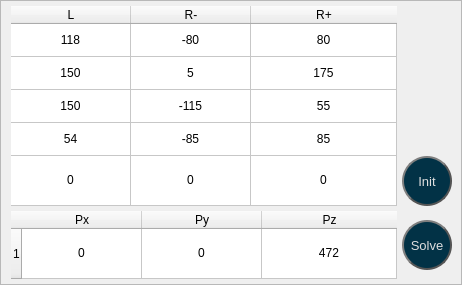
                      <widget class="QFrame" name="frame_ik_input">
                       <property name="minimumSize">
                        <size>
                         <width>462</width>
                         <height>285</height>
                        </size>
                       </property>
                       <property name="frameShape">
                        <enum>QFrame::StyledPanel</enum>
                       </property>
                       <property name="frameShadow">
                        <enum>QFrame::Raised</enum>
                       </property>
                       <layout class="QGridLayout" name="gridLayout_6">
                        <property name="leftMargin">
                         <number>5</number>
                        </property>
                        <property name="topMargin">
                         <number>5</number>
                        </property>
                        <property name="rightMargin">
                         <number>5</number>
                        </property>
                        <property name="bottomMargin">
                         <number>5</number>
                        </property>
                        <property name="spacing">
                         <number>5</number>
                        </property>
                        <item row="4" column="2">
                         <widget class="QPushButton" name="btn_ik_solve">
                          <property name="sizePolicy">
                           <sizepolicy hsizetype="Preferred" vsizetype="Preferred">
                            <horstretch>0</horstretch>
                            <verstretch>0</verstretch>
                           </sizepolicy>
                          </property>
                          <property name="minimumSize">
                           <size>
                            <width>50</width>
                            <height>50</height>
                           </size>
                          </property>
                          <property name="maximumSize">
                           <size>
                            <width>50</width>
                            <height>50</height>
                           </size>
                          </property>
                          <property name="sizeIncrement">
                           <size>
                            <width>10</width>
                            <height>10</height>
                           </size>
                          </property>
                          <property name="baseSize">
                           <size>
                            <width>100</width>
                            <height>100</height>
                           </size>
                          </property>
                          <property name="font">
                           <font>
                            <family>Segoe UI</family>
                            <pointsize>10</pointsize>
                           </font>
                          </property>
                          <property name="layoutDirection">
                           <enum>Qt::LeftToRight</enum>
                          </property>
                          <property name="styleSheet">
                           <string notr="true">QPushButton {	
	color: rgb(222, 222, 222);
    border: 2px solid #555;
    border-radius: 25px;
    border-style: outset;
	background-color: rgb(2, 50, 70);
    padding: 5px;
}
QPushButton:hover {
background-color: rgb(40, 112, 148);
}
QPushButton:pressed {	
	background-color: rgb(85, 170, 255);
}</string>
                          </property>
                          <property name="text">
                           <string>Solve</string>
                          </property>
                         </widget>
                        </item>
                        <item row="4" column="3">
                         <spacer name="horizontalSpacer_12">
                          <property name="orientation">
                           <enum>Qt::Horizontal</enum>
                          </property>
                          <property name="sizeHint" stdset="0">
                           <size>
                            <width>0</width>
                            <height>0</height>
                           </size>
                          </property>
                         </spacer>
                        </item>
                        <item row="0" column="0">
                         <spacer name="horizontalSpacer_16">
                          <property name="orientation">
                           <enum>Qt::Horizontal</enum>
                          </property>
                          <property name="sizeHint" stdset="0">
                           <size>
                            <width>0</width>
                            <height>20</height>
                           </size>
                          </property>
                         </spacer>
                        </item>
                        <item row="0" column="1" rowspan="3">
                         <widget class="QTableWidget" name="tableWidget_ik_input">
                          <property name="sizePolicy">
                           <sizepolicy hsizetype="MinimumExpanding" vsizetype="Preferred">
                            <horstretch>0</horstretch>
                            <verstretch>0</verstretch>
                           </sizepolicy>
                          </property>
                          <property name="minimumSize">
                           <size>
                            <width>386</width>
                            <height>196</height>
                           </size>
                          </property>
                          <property name="maximumSize">
                           <size>
                            <width>900</width>
                            <height>16777215</height>
                           </size>
                          </property>
                          <property name="inputMethodHints">
                           <set>Qt::ImhDigitsOnly|Qt::ImhPreferNumbers</set>
                          </property>
                          <property name="frameShape">
                           <enum>QFrame::NoFrame</enum>
                          </property>
                          <property name="verticalScrollBarPolicy">
                           <enum>Qt::ScrollBarAlwaysOff</enum>
                          </property>
                          <property name="horizontalScrollBarPolicy">
                           <enum>Qt::ScrollBarAlwaysOff</enum>
                          </property>
                          <property name="sizeAdjustPolicy">
                           <enum>QAbstractScrollArea::AdjustToContents</enum>
                          </property>
                          <property name="selectionMode">
                           <enum>QAbstractItemView::ExtendedSelection</enum>
                          </property>
                          <property name="showGrid">
                           <bool>true</bool>
                          </property>
                          <attribute name="horizontalHeaderCascadingSectionResizes">
                           <bool>true</bool>
                          </attribute>
                          <attribute name="horizontalHeaderDefaultSectionSize">
                           <number>120</number>
                          </attribute>
                          <attribute name="horizontalHeaderMinimumSectionSize">
                           <number>50</number>
                          </attribute>
                          <attribute name="horizontalHeaderShowSortIndicator" stdset="0">
                           <bool>true</bool>
                          </attribute>
                          <attribute name="horizontalHeaderStretchLastSection">
                           <bool>true</bool>
                          </attribute>
                          <attribute name="verticalHeaderVisible">
                           <bool>false</bool>
                          </attribute>
                          <attribute name="verticalHeaderCascadingSectionResizes">
                           <bool>true</bool>
                          </attribute>
                          <attribute name="verticalHeaderDefaultSectionSize">
                           <number>33</number>
                          </attribute>
                          <attribute name="verticalHeaderHighlightSections">
                           <bool>true</bool>
                          </attribute>
                          <attribute name="verticalHeaderMinimumSectionSize">
                           <number>30</number>
                          </attribute>
                          <attribute name="verticalHeaderShowSortIndicator" stdset="0">
                           <bool>true</bool>
                          </attribute>
                          <attribute name="verticalHeaderStretchLastSection">
                           <bool>true</bool>
                          </attribute>
                          <row>
                           <property name="text">
                            <string>L1</string>
                           </property>
                          </row>
                          <row>
                           <property name="text">
                            <string>L2</string>
                           </property>
                          </row>
                          <row>
                           <property name="text">
                            <string>L3</string>
                           </property>
                          </row>
                          <row>
                           <property name="text">
                            <string>L4</string>
                           </property>
                          </row>
                          <row>
                           <property name="text">
                            <string>L5</string>
                           </property>
                          </row>
                          <column>
                           <property name="text">
                            <string>L</string>
                           </property>
                          </column>
                          <column>
                           <property name="text">
                            <string>R-</string>
                           </property>
                          </column>
                          <column>
                           <property name="text">
                            <string>R+</string>
                           </property>
                          </column>
                          <item row="0" column="0">
                           <property name="text">
                            <string>118</string>
                           </property>
                           <property name="textAlignment">
                            <set>AlignCenter</set>
                           </property>
                          </item>
                          <item row="0" column="1">
                           <property name="text">
                            <string>-80</string>
                           </property>
                           <property name="textAlignment">
                            <set>AlignCenter</set>
                           </property>
                          </item>
                          <item row="0" column="2">
                           <property name="text">
                            <string>80</string>
                           </property>
                           <property name="textAlignment">
                            <set>AlignCenter</set>
                           </property>
                          </item>
                          <item row="1" column="0">
                           <property name="text">
                            <string>150</string>
                           </property>
                           <property name="textAlignment">
                            <set>AlignCenter</set>
                           </property>
                          </item>
                          <item row="1" column="1">
                           <property name="text">
                            <string>5</string>
                           </property>
                           <property name="textAlignment">
                            <set>AlignCenter</set>
                           </property>
                          </item>
                          <item row="1" column="2">
                           <property name="text">
                            <string>175</string>
                           </property>
                           <property name="textAlignment">
                            <set>AlignCenter</set>
                           </property>
                          </item>
                          <item row="2" column="0">
                           <property name="text">
                            <string>150</string>
                           </property>
                           <property name="textAlignment">
                            <set>AlignCenter</set>
                           </property>
                          </item>
                          <item row="2" column="1">
                           <property name="text">
                            <string>-115</string>
                           </property>
                           <property name="textAlignment">
                            <set>AlignCenter</set>
                           </property>
                          </item>
                          <item row="2" column="2">
                           <property name="text">
                            <string>55</string>
                           </property>
                           <property name="textAlignment">
                            <set>AlignCenter</set>
                           </property>
                          </item>
                          <item row="3" column="0">
                           <property name="text">
                            <string>54</string>
                           </property>
                           <property name="textAlignment">
                            <set>AlignCenter</set>
                           </property>
                          </item>
                          <item row="3" column="1">
                           <property name="text">
                            <string>-85</string>
                           </property>
                           <property name="textAlignment">
                            <set>AlignCenter</set>
                           </property>
                          </item>
                          <item row="3" column="2">
                           <property name="text">
                            <string>85</string>
                           </property>
                           <property name="textAlignment">
                            <set>AlignCenter</set>
                           </property>
                          </item>
                          <item row="4" column="0">
                           <property name="text">
                            <string>0</string>
                           </property>
                           <property name="textAlignment">
                            <set>AlignCenter</set>
                           </property>
                          </item>
                          <item row="4" column="1">
                           <property name="text">
                            <string>0</string>
                           </property>
                           <property name="textAlignment">
                            <set>AlignCenter</set>
                           </property>
                          </item>
                          <item row="4" column="2">
                           <property name="text">
                            <string>0</string>
                           </property>
                           <property name="textAlignment">
                            <set>AlignCenter</set>
                           </property>
                          </item>
                         </widget>
                        </item>
                        <item row="2" column="2">
                         <widget class="QPushButton" name="btn_ik_init">
                          <property name="sizePolicy">
                           <sizepolicy hsizetype="Preferred" vsizetype="Preferred">
                            <horstretch>0</horstretch>
                            <verstretch>0</verstretch>
                           </sizepolicy>
                          </property>
                          <property name="minimumSize">
                           <size>
                            <width>50</width>
                            <height>50</height>
                           </size>
                          </property>
                          <property name="maximumSize">
                           <size>
                            <width>50</width>
                            <height>50</height>
                           </size>
                          </property>
                          <property name="sizeIncrement">
                           <size>
                            <width>10</width>
                            <height>10</height>
                           </size>
                          </property>
                          <property name="baseSize">
                           <size>
                            <width>100</width>
                            <height>100</height>
                           </size>
                          </property>
                          <property name="font">
                           <font>
                            <family>Segoe UI</family>
                            <pointsize>10</pointsize>
                           </font>
                          </property>
                          <property name="layoutDirection">
                           <enum>Qt::LeftToRight</enum>
                          </property>
                          <property name="styleSheet">
                           <string notr="true">QPushButton {	
	color: rgb(222, 222, 222);
    border: 2px solid #555;
    border-radius: 25px;
    border-style: outset;
	background-color: rgb(2, 50, 70);
    padding: 5px;
}
QPushButton:hover {
background-color: rgb(40, 112, 148);
}
QPushButton:pressed {	
	background-color: rgb(85, 170, 255);
}</string>
                          </property>
                          <property name="text">
                           <string>Init</string>
                          </property>
                         </widget>
                        </item>
                        <item row="4" column="1">
                         <widget class="QTableWidget" name="tableWidget_ik_xyz">
                          <property name="sizePolicy">
                           <sizepolicy hsizetype="MinimumExpanding" vsizetype="Preferred">
                            <horstretch>0</horstretch>
                            <verstretch>0</verstretch>
                           </sizepolicy>
                          </property>
                          <property name="minimumSize">
                           <size>
                            <width>386</width>
                            <height>50</height>
                           </size>
                          </property>
                          <property name="maximumSize">
                           <size>
                            <width>900</width>
                            <height>16777215</height>
                           </size>
                          </property>
                          <property name="inputMethodHints">
                           <set>Qt::ImhDigitsOnly|Qt::ImhPreferNumbers</set>
                          </property>
                          <property name="frameShape">
                           <enum>QFrame::NoFrame</enum>
                          </property>
                          <property name="verticalScrollBarPolicy">
                           <enum>Qt::ScrollBarAlwaysOff</enum>
                          </property>
                          <property name="horizontalScrollBarPolicy">
                           <enum>Qt::ScrollBarAlwaysOff</enum>
                          </property>
                          <property name="sizeAdjustPolicy">
                           <enum>QAbstractScrollArea::AdjustToContents</enum>
                          </property>
                          <attribute name="horizontalHeaderCascadingSectionResizes">
                           <bool>true</bool>
                          </attribute>
                          <attribute name="horizontalHeaderDefaultSectionSize">
                           <number>120</number>
                          </attribute>
                          <attribute name="horizontalHeaderShowSortIndicator" stdset="0">
                           <bool>false</bool>
                          </attribute>
                          <attribute name="horizontalHeaderStretchLastSection">
                           <bool>true</bool>
                          </attribute>
                          <attribute name="verticalHeaderCascadingSectionResizes">
                           <bool>true</bool>
                          </attribute>
                          <attribute name="verticalHeaderDefaultSectionSize">
                           <number>35</number>
                          </attribute>
                          <attribute name="verticalHeaderShowSortIndicator" stdset="0">
                           <bool>false</bool>
                          </attribute>
                          <attribute name="verticalHeaderStretchLastSection">
                           <bool>true</bool>
                          </attribute>
                          <row>
                           <property name="text">
                            <string>1</string>
                           </property>
                          </row>
                          <column>
                           <property name="text">
                            <string>Px</string>
                           </property>
                          </column>
                          <column>
                           <property name="text">
                            <string>Py</string>
                           </property>
                          </column>
                          <column>
                           <property name="text">
                            <string>Pz</string>
                           </property>
                          </column>
                          <item row="0" column="0">
                           <property name="text">
                            <string>0</string>
                           </property>
                           <property name="textAlignment">
                            <set>AlignCenter</set>
                           </property>
                          </item>
                          <item row="0" column="1">
                           <property name="text">
                            <string>0</string>
                           </property>
                           <property name="textAlignment">
                            <set>AlignCenter</set>
                           </property>
                          </item>
                          <item row="0" column="2">
                           <property name="text">
                            <string>472</string>
                           </property>
                           <property name="textAlignment">
                            <set>AlignCenter</set>
                           </property>
                          </item>
                         </widget>
                        </item>
                       </layout>
                      </widget>
